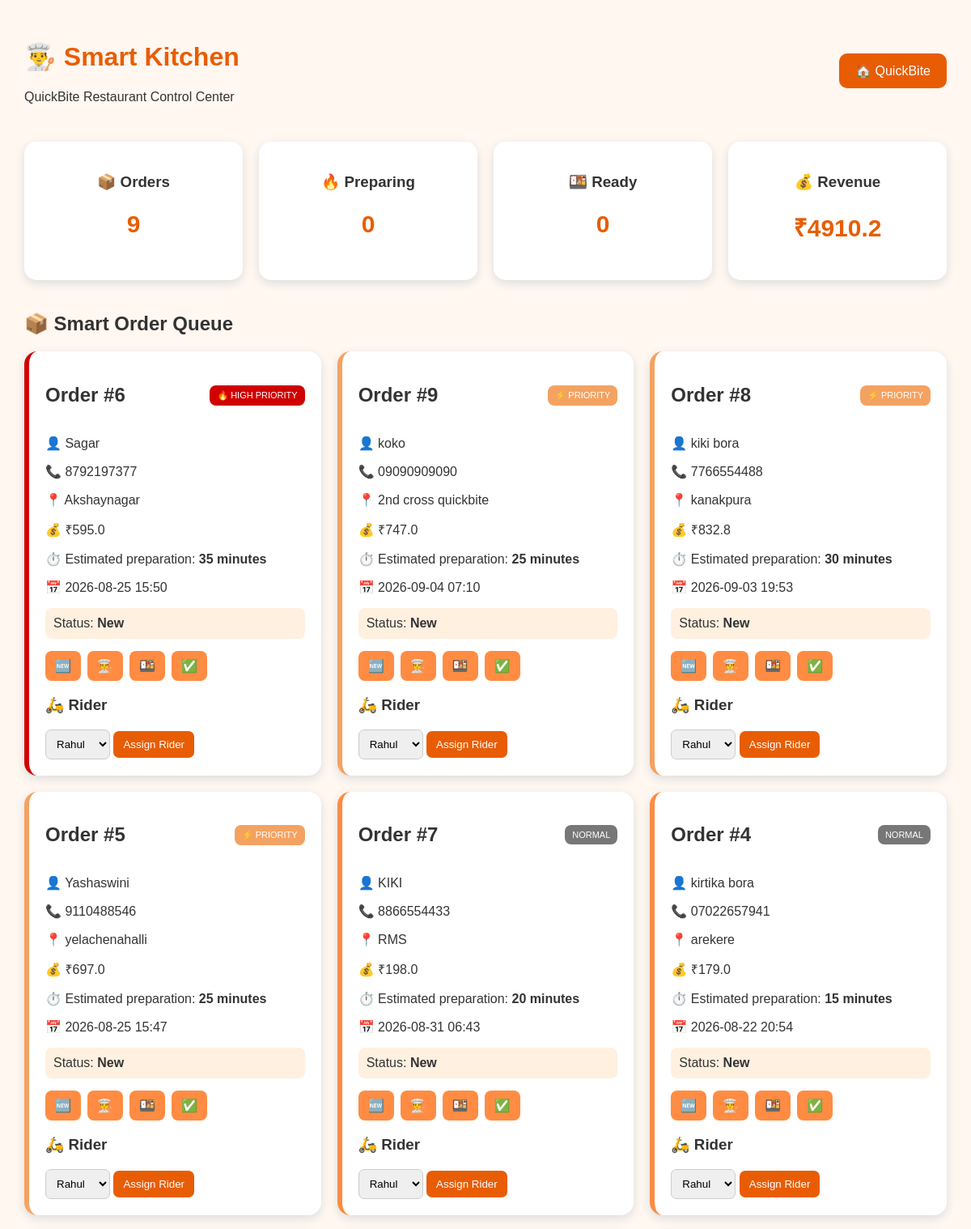
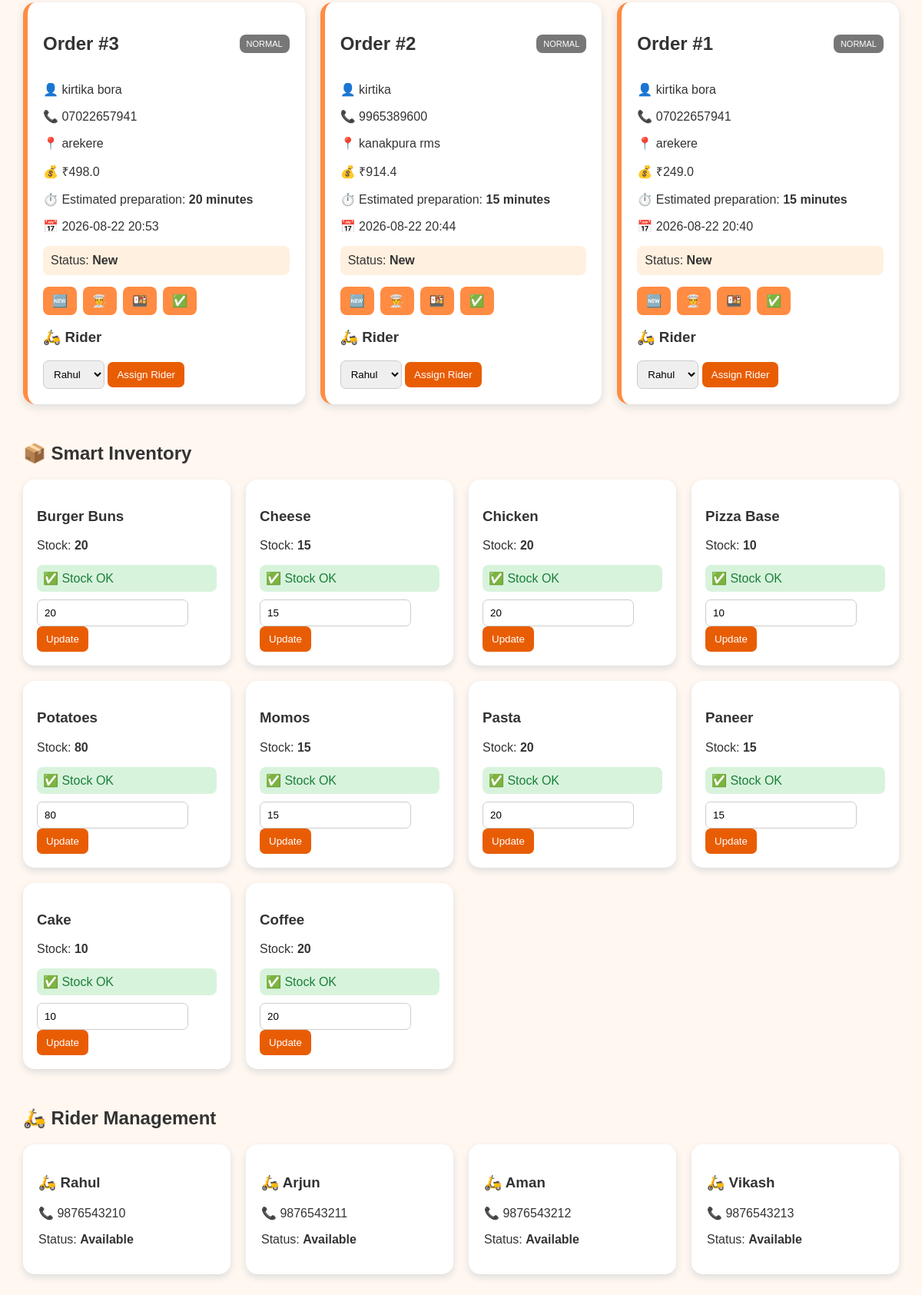
The app's page /kitchen with its own data (2 pictures, top to bottom).
### tables this page shows
CREATE TABLE orders (
            id INTEGER PRIMARY KEY AUTOINCREMENT,
            customer_name TEXT,
            phone TEXT,
            address TEXT,
            total REAL,
            status TEXT DEFAULT 'New',
            created_at TEXT
        , priority INTEGER DEFAULT 1, prep_time INTEGER DEFAULT 15, rider_id INTEGER);

CREATE TABLE inventory (
            id INTEGER PRIMARY KEY AUTOINCREMENT,
            item TEXT NOT NULL,
            quantity INTEGER DEFAULT 0,
            minimum INTEGER DEFAULT 5
        );

CREATE TABLE riders (
            id INTEGER PRIMARY KEY AUTOINCREMENT,
            name TEXT NOT NULL,
            phone TEXT,
            status TEXT DEFAULT 'Available'
        );

### app.py (the view)
@app.route("/kitchen")
def kitchen():
    conn = get_db()
    orders = conn.execute("""
        SELECT
            orders.*,
            riders.name AS rider_name
        FROM orders
        LEFT JOIN riders
        ON orders.rider_id = riders.id
        ORDER BY
            priority DESC,
            id DESC
    """).fetchall()
    total_orders = conn.execute(
        "SELECT COUNT(*) FROM orders"
    ).fetchone()[0]
    preparing = conn.execute("""
        SELECT COUNT(*)
        FROM orders
        WHERE status = 'Preparing'
    """).fetchone()[0]
    ready = conn.execute("""
        SELECT COUNT(*)
        FROM orders
        WHERE status = 'Ready'
    """).fetchone()[0]
    completed = conn.execute("""
        SELECT COUNT(*)
        FROM orders
        WHERE status = 'Completed'
    """).fetchone()[0]
    revenue = conn.execute("""
        SELECT COALESCE(SUM(total), 0)
        FROM orders
    """).fetchone()[0]
    riders = conn.execute(
        "SELECT * FROM riders"
    ).fetchall()
    inventory = conn.execute(
        "SELECT * FROM inventory"
    ).fetchall()
    conn.close()
    return render_template(
        "kitchen.html",
        orders=orders,
        total_orders=total_orders,
        preparing=preparing,
        ready=ready,
        completed=completed,
        revenue=revenue,
        riders=riders,
        inventory=inventory
    )

### app.py (called while the page is built)
def get_db():
    conn = sqlite3.connect(DATABASE)
    conn.row_factory = sqlite3.Row
    return conn

### templates/kitchen.html (shortened to what this page needs)
<!DOCTYPE html>
<html>
<head>
    <link rel="stylesheet"
          href="{{ url_for('static', filename='kitchen.css') }}">
</head>
<body>
<header>
    <div>
        <h1>👨‍🍳 Smart Kitchen</h1>
        <p>QuickBite Restaurant Control Center</p>
    </div>
    <a href="/">🏠 QuickBite</a>
</header>
<section class="stats">
    <div class="card">
        <h3>📦 Orders</h3>
        <h2>{{ total_orders }}</h2>
    </div>
    <div class="card">
        <h3>🔥 Preparing</h3>
        <h2>{{ preparing }}</h2>
    </div>
    <div class="card">
        <h3>🍱 Ready</h3>
        <h2>{{ ready }}</h2>
    </div>
    <div class="card">
        <h3>💰 Revenue</h3>
        <h2>₹{{ revenue }}</h2>
    </div>
</section>
<h2>📦 Smart Order Queue</h2>
<section class="orders">
{% for order in orders %}
<div class="order
{% if order['priority'] == 3 %}
urgent
{% elif order['priority'] == 2 %}
medium
{% endif %}">
    <div class="order-top">
        <h2>
            Order #{{ order["id"] }}
        </h2>
        {% if order["priority"] == 3 %}
        <span class="badge urgent-badge">
            🔥 HIGH PRIORITY
        </span>
        {% elif order["priority"] == 2 %}
        <span class="badge">
            ⚡ PRIORITY
        </span>
        {% else %}
        <span class="badge normal">
            NORMAL
        </span>
        {% endif %}
    </div>
    <p>👤 {{ order["customer_name"] }}</p>
    <p>📞 {{ order["phone"] }}</p>
    <p>📍 {{ order["address"] }}</p>
    <p>💰 ₹{{ order["total"] }}</p>
    <p>
        ⏱️ Estimated preparation:
        <strong>
            {{ order["prep_time"] }} minutes
        </strong>
    </p>
    <p>
        📅 {{ order["created_at"] }}
    </p>
    <div class="status">
        Status:
        <strong>
            {{ order["status"] }}
        </strong>
    </div>
    <div class="buttons">
        <a href="/kitchen/update/{{ order['id'] }}/New">
            🆕
        </a>
        <a href="/kitchen/update/{{ order['id'] }}/Preparing">
            👨‍🍳
        </a>
        <a href="/kitchen/update/{{ order['id'] }}/Ready">
            🍱
        </a>
        <a href="/kitchen/update/{{ order['id'] }}/Completed">
            ✅
        </a>
    </div>
    <h3>🛵 Rider</h3>
    {% if order["rider_name"] %}
        <p>
            Assigned to:
            <strong>
                {{ order["rider_name"] }}
            </strong>
        </p>
    {% else %}
        <form
            action="/kitchen/assign/{{ order['id'] }}"
            method="POST">
            <select name="rider_id">
                {% for rider in riders %}
                    {% if rider["status"] == "Available" %}
                    <option value="{{ rider['id'] }}">
                        {{ rider["name"] }}
                    </option>
                    {% endif %}
                {% endfor %}
            </select>
            <button>
                Assign Rider
            </button>
        </form>
    {% endif %}
</div>
{% endfor %}
</section>
<h2>📦 Smart Inventory</h2>
<section class="inventory">
{% for item in inventory %}
<div class="inventory-card">
    <h3>
        {{ item["item"] }}
    </h3>
    <p>
        Stock:
        <strong>
            {{ item["quantity"] }}
        </strong>
    </p>
    {% if item["quantity"] <= item["minimum"] %}
        <div class="warning">
            🚨 LOW STOCK
        </div>
    {% else %}
        <div class="good">
            ✅ Stock OK
        </div>
    {% endif %}
    <form
        action="/kitchen/inventory/{{ item['id'] }}"
        method="POST">
        <input
            type="number"
            name="quantity"
            value="{{ item['quantity'] }}"
            min="0">
        <button>
            Update
        </button>
    </form>
</div>
{% endfor %}
</section>
<h2>🛵 Rider Management</h2>
<section class="riders">
{% for rider in riders %}
<div class="rider">
    <h3>
        🛵 {{ rider["name"] }}
    </h3>
    <p>
        📞 {{ rider["phone"] }}
    </p>
    <p>
        Status:
        <strong>
            {{ rider["status"] }}
        </strong>
    </p>
</div>
{% endfor %}
</section>
</body>
</html>

### static/kitchen.css (style rules this page uses)
* { box-sizing: border-box; }
body { font-family: Arial, sans-serif; background: #fff7f0; margin: 0; padding: 30px; color: #333; }
header { display: flex; justify-content: space-between; align-items: center; margin-bottom: 30px; }
header h1 { color: #e85d04; }
header a { background: #e85d04; color: white; padding: 12px 20px; border-radius: 10px; text-decoration: none; }
.stats { display: grid; grid-template-columns: repeat(4, 1fr); gap: 20px; margin-bottom: 40px; }
.card { background: white; padding: 20px; border-radius: 15px; text-align: center; box-shadow: 0 4px 12px #ddd; }
.card h2 { color: #e85d04; font-size: 30px; }
.orders { display: grid; grid-template-columns: repeat(3, 1fr); gap: 20px; margin-bottom: 50px; }
.order { background: white; padding: 20px; border-radius: 16px; box-shadow: 0 4px 12px #ddd; border-left: 6px solid #ff8c42; }
.order.medium { border-left-color: #f4a261; }
.order.urgent { border-left-color: #d00000; }
.order-top { display: flex; justify-content: space-between; align-items: center; }
.badge { background: #f4a261; color: white; padding: 6px 9px; border-radius: 8px; font-size: 11px; }
.urgent-badge { background: #d00000; }
.normal { background: #777; }
.status { margin-top: 15px; padding: 10px; background: #fff0df; border-radius: 8px; }
.buttons { display: flex; gap: 8px; margin: 15px 0; }
.buttons a { background: #ff8c42; color: white; text-decoration: none; padding: 9px 12px; border-radius: 8px; }
select, input { padding: 9px; border-radius: 7px; border: 1px solid #ccc; }
button { background: #e85d04; color: white; border: none; padding: 9px 12px; border-radius: 7px; cursor: pointer; }
.inventory { display: grid; grid-template-columns: repeat(4, 1fr); gap: 20px; margin-bottom: 50px; }
.inventory-card { background: white; padding: 18px; border-radius: 15px; box-shadow: 0 4px 10px #ddd; }
.good { background: #d8f3dc; color: #1b7f3a; padding: 8px; border-radius: 8px; margin-bottom: 10px; }
.riders { display: grid; grid-template-columns: repeat(4, 1fr); gap: 20px; }
.rider { background: white; padding: 20px; border-radius: 15px; box-shadow: 0 4px 10px #ddd; }

### records on screen
orders: id "6", priority "🔥 HIGH PRIORITY", customer_name "Sagar", phone "8792197377", address "Akshaynagar", total "595.0", prep_time "35", created_at "2026-08-25 15:50", status "New"
orders: id "9", priority "⚡ PRIORITY", customer_name "koko", phone "09090909090", address "2nd cross quickbite", total "747.0", prep_time "25", created_at "2026-09-04 07:10", status "New"
orders: id "8", priority "⚡ PRIORITY", customer_name "kiki bora", phone "7766554488", address "kanakpura", total "832.8", prep_time "30", created_at "2026-09-03 19:53", status "New"
orders: id "5", priority "⚡ PRIORITY", customer_name "Yashaswini", phone "9110488546", address "yelachenahalli", total "697.0", prep_time "25", created_at "2026-08-25 15:47", status "New"
orders: id "7", priority "NORMAL", customer_name "KIKI", phone "8866554433", address "RMS", total "198.0", prep_time "20", created_at "2026-08-31 06:43", status "New"
orders: id "4", priority "NORMAL", customer_name "kirtika bora", phone "07022657941", address "arekere", total "179.0", prep_time "15", created_at "2026-08-22 20:54", status "New"
orders: id "3", priority "NORMAL", customer_name "kirtika bora", phone "07022657941", address "arekere", total "498.0", prep_time "20", created_at "2026-08-22 20:53", status "New"
orders: id "2", priority "NORMAL", customer_name "kirtika", phone "9965389600", address "kanakpura rms", total "914.4", prep_time "15", created_at "2026-08-22 20:44", status "New"
orders: id "1", priority "NORMAL", customer_name "kirtika bora", phone "07022657941", address "arekere", total "249.0", prep_time "15", created_at "2026-08-22 20:40", status "New"
inventory: item "Burger Buns", quantity "20", minimum "✅ Stock OK"
inventory: item "Cheese", quantity "15", minimum "✅ Stock OK"
inventory: item "Chicken", quantity "20", minimum "✅ Stock OK"
inventory: item "Pizza Base", quantity "10", minimum "✅ Stock OK"
inventory: item "Potatoes", quantity "80", minimum "✅ Stock OK"
inventory: item "Momos", quantity "15", minimum "✅ Stock OK"
inventory: item "Pasta", quantity "20", minimum "✅ Stock OK"
inventory: item "Paneer", quantity "15", minimum "✅ Stock OK"
inventory: item "Cake", quantity "10", minimum "✅ Stock OK"
inventory: item "Coffee", quantity "20", minimum "✅ Stock OK"
riders: name "Rahul", phone "9876543210", status "Available"
riders: name "Arjun", phone "9876543211", status "Available"
riders: name "Aman", phone "9876543212", status "Available"
riders: name "Vikash", phone "9876543213", status "Available"

### other values on screen
{{ total_orders }} "9"
{{ preparing }} "0"
{{ ready }} "0"
{{ revenue }} "4910.2"
form field rider_id "Rahul"
